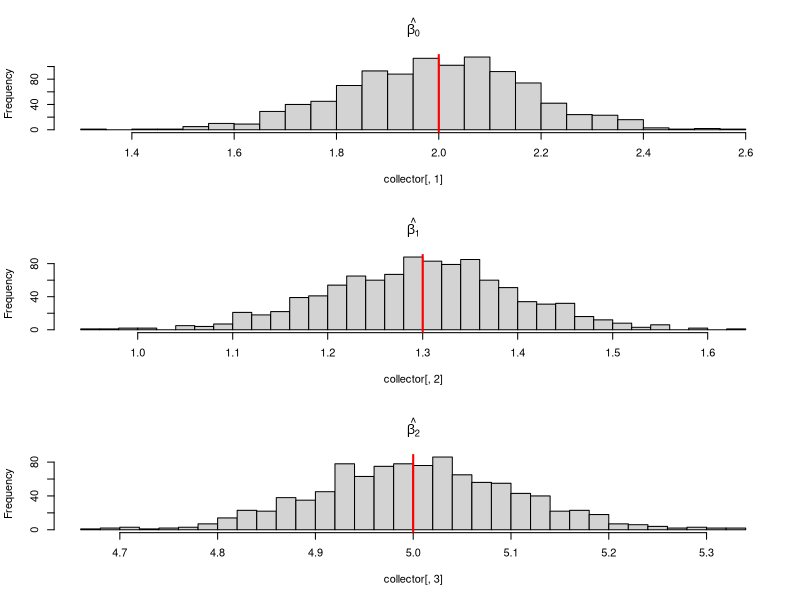
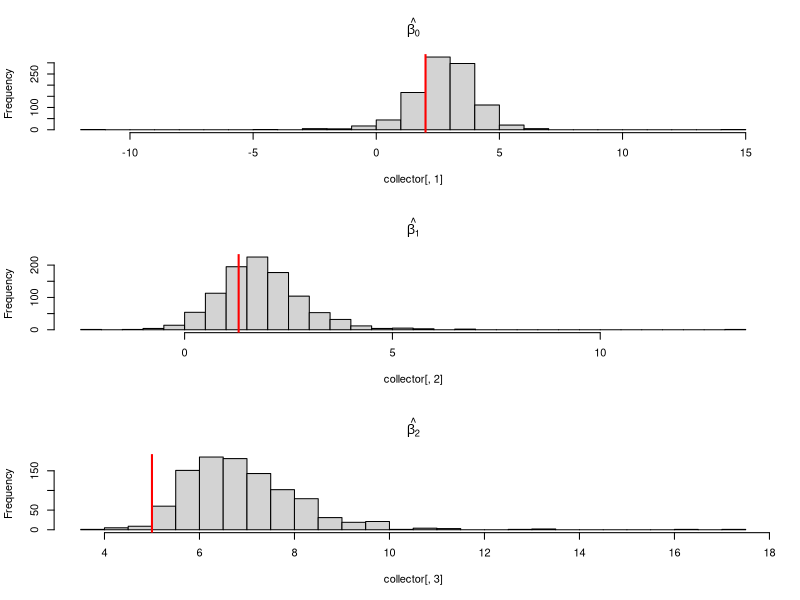

Recreate these plots in R, in order.
# True Values
b0=2
b1=1.3
b2=5

# Simulation Set Points
N=1000
n <- 100
set.seed(42)

collector <- matrix(ncol = 3,nrow = N)
colnames(collector) <- c("b0_hat", "b1_hat", "b2_hat")
for(i in 1:N){

  # Generate Data
  x1 <- rnorm(n, mean = 1, sd = 1)
  x2 <- rnorm(n, mean = 1, sd = 1)
  y_hat <- b1 * x1 + b2 * x2 + b0

  # Add Noise
  y <- rnorm(n, y_hat, 1)

  # Fit Data
  fit <- lm(y ~ x1 + x2)

  # Store Results
  collector[i, ] <- fit$coefficients
}


# Graph to Show UnbiasedNess
par(mfrow = c(3,1))
hist(collector[,1], main =expression(hat(beta[0])),breaks = 30)
abline(v =b0, col = "red", lwd = 2)

hist(collector[,2], main =expression(hat(beta[1])),breaks = 30)
abline(v =b1, col = "red", lwd = 2)

hist(collector[,3], main =expression(hat(beta[2])),breaks = 30)
abline(v =b2, col = "red", lwd = 2)

# Biased Estimation: Biased estimates refer to the idea that in the long run (i.e. the expected value) the parameter estimates are different than the true parameter value. One way to do this is to say that that instead of the errors being drawn from a normal distribution, they are drawn from a t-distribution.

# True Values
b0=2
b1=1.3
b2=5

# Simulation Set Points
N=1000
n <- 100
set.seed(42)

collector <- matrix(ncol = 3,nrow = N)
colnames(collector) <- c("b0_hat", "b1_hat", "b2_hat")
for(i in 1:N){

  # Generate Data
  x1 <- rnorm(n, mean = 1, sd = 1)
  x2 <- rnorm(n, mean = 1, sd = 1)
  y_hat <- b1 * x1 + b2 * x2 + b0

  # Add Noise from a t-distribution using `rt`
  y <- rt(n, df = 3, ncp = y_hat)

  # Fit Data
  fit <- lm(y ~ x1 + x2)

  # Store Results
  collector[i, ] <- fit$coefficients
}

# Graph to Show UnbiasedNess
par(mfrow = c(3,1))
hist(collector[,1], main =expression(hat(beta[0])),breaks = 30)
abline(v =b0, col = "red", lwd = 2)

hist(collector[,2], main =expression(hat(beta[1])),breaks = 30)
abline(v =b1, col = "red", lwd = 2)

hist(collector[,3], main =expression(hat(beta[2])),breaks = 30)
abline(v =b2, col = "red", lwd = 2)



